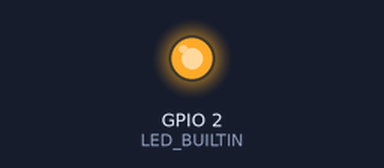
This sketch was run on a simulated ESP8266 (NodeMCU). Parts: output pins drawn as LEDs (lit = HIGH, except the on-board LED, lit = LOW). WiFi joins after 1.5 s; servers stay silent unless stated; what the sketch prints to the serial monitor is not drawn.

Above: at 0.1 s.
At 1.4 s:
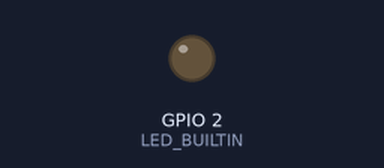
Timing chart, 0 to 3.6 s (numbered marks = the images above):
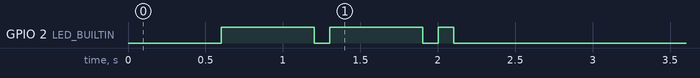

Measured:
- by itself, GPIO 2 (LED_BUILTIN): goes LOW 0.10 s, HIGH 0.60 s, LOW 0.10 s, HIGH 0.10 s, then LOW

The sketch:

WifiConnection.ino
```cpp
#include <ESP8266WiFi.h>

const char* ssid = "ALHN-40A0";
const char* password = "h3A3Js.XPw";


void setup() {
  Serial.begin(115200);

  pinMode(LED_BUILTIN, OUTPUT);

  Serial.print("Conectando à rede: ");
  Serial.println(ssid);
  WiFi.begin(ssid, password);

  while (WiFi.status() != WL_CONNECTED) {
    delay(500);
    Serial.print(".");
    digitalWrite(LED_BUILTIN, LOW); // liga o led
    delay(100);
    digitalWrite(LED_BUILTIN, HIGH); // desliga o led
    delay(100);
  }
  Serial.println(" ");
  Serial.println("WiFi conectado.");
  Serial.print("IP: ");
  Serial.println(WiFi.localIP());
}

void loop() {
  if (WiFi.status() == WL_CONNECTED) {
    digitalWrite(LED_BUILTIN, LOW);
  }
}
```
